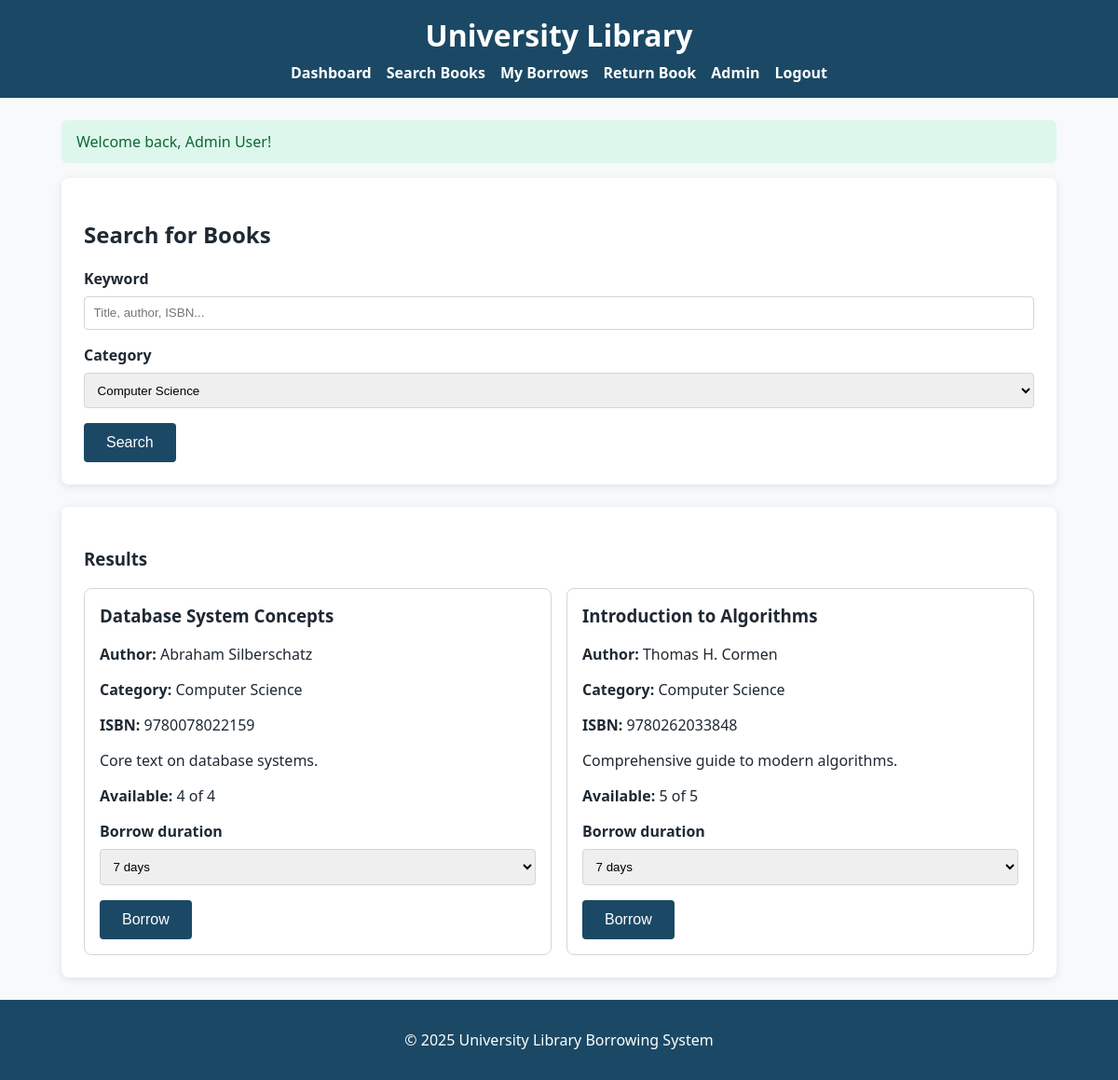
Page /browse_books.php?category=1 (signed in) on the committed database.
### tables this page shows
CREATE TABLE IF NOT EXISTS books (
    id INT AUTO_INCREMENT PRIMARY KEY,
    title VARCHAR(255) NOT NULL,
    author VARCHAR(255) NOT NULL,
    isbn VARCHAR(60) DEFAULT NULL,
    description TEXT,
    category_id INT DEFAULT NULL,
    total_quantity INT NOT NULL,
    quantity_available INT NOT NULL,
    cover_image VARCHAR(255) DEFAULT NULL,
    created_at TIMESTAMP DEFAULT CURRENT_TIMESTAMP,
    updated_at TIMESTAMP DEFAULT CURRENT_TIMESTAMP ON UPDATE CURRENT_TIMESTAMP,
    CONSTRAINT fk_books_category FOREIGN KEY (category_id) REFERENCES categories (id) ON DELETE SET NULL
);

CREATE TABLE IF NOT EXISTS categories (
    id INT AUTO_INCREMENT PRIMARY KEY,
    name VARCHAR(120) NOT NULL UNIQUE
);

### public/includes/functions.php (called while the page is built, shortened)
<?php
function sanitize(string $value): string {
    return htmlspecialchars($value, ENT_QUOTES, 'UTF-8');
}

### public/browse_books.php (the view, shortened to what this page needs)
<?php
require_once __DIR__ . '/includes/functions.php';
$searchTerm = trim($_GET['q'] ?? '');
$category = trim($_GET['category'] ?? '');
$conn = get_db_connection();
$query = "SELECT * FROM categories ORDER BY name";
$categories = $conn->query($query)->fetch_all(MYSQLI_ASSOC);
$sql = "SELECT b.*, c.name AS category_name
        FROM books b
        LEFT JOIN categories c ON c.id = b.category_id
        WHERE 1=1";
$params = [];
$types = '';
if ($category !== '') {
    $sql .= " AND c.id = ?";
    $params[] = $category;
    $types .= 'i';
}
$sql .= " ORDER BY b.title";
$stmt = $conn->prepare($sql);
if ($params) {
    $stmt->bind_param($types, ...$params);
}
$stmt->execute();
$books = $stmt->get_result()->fetch_all(MYSQLI_ASSOC);
include __DIR__ . '/includes/header.php';
?>
<section class="card">
    <h2>Search for Books</h2>
    <form method="get" action="" class="search-form">
        <label for="q">Keyword</label>
        <input type="text" name="q" id="q" placeholder="Title, author, ISBN..." value="<?= sanitize($searchTerm); ?>">
        <label for="category">Category</label>
        <select name="category" id="category">
            <?php foreach ($categories as $cat): ?>
                <option value="<?= $cat['id']; ?>" <?= $category === (string)$cat['id'] ? 'selected' : ''; ?>>
                    <?= sanitize($cat['name']); ?>
                </option>
            <?php endforeach; ?>
        </select>
        <button type="submit">Search</button>
    </form>
</section>
<section class="card">
    <h3>Results</h3>
    <?php if ($books): ?>
        <div class="search-grid">
            <?php foreach ($books as $book): ?>
                <div class="search-result">
                    <h3><?= sanitize($book['title']); ?></h3>
                    <p><strong>Author:</strong> <?= sanitize($book['author']); ?></p>
                    <p><strong>Category:</strong> <?= sanitize($book['category_name'] ?? 'Uncategorized'); ?></p>
                    <p><strong>ISBN:</strong> <?= sanitize($book['isbn']); ?></p>
                    <p><?= sanitize(mb_strimwidth($book['description'] ?? '', 0, 120, '...')); ?></p>
                    <p><strong>Available:</strong> <?= sanitize((string)$book['quantity_available']); ?> of <?= sanitize((string)$book['total_quantity']); ?></p>
                    <?php if ((int)$book['quantity_available'] > 0): ?>
                        <form method="post" action="process_borrow.php">
                            <label for="duration-<?= $book['id']; ?>">Borrow duration</label>
                            <select name="duration" id="duration-<?= $book['id']; ?>" required>
                                <option value="7">7 days</option>
                            </select>
                            <button type="submit">Borrow</button>
                        </form>
                    <?php else: ?>
                        <p class="badge overdue">Not available</p>
                    <?php endif; ?>
                </div>
            <?php endforeach; ?>
        </div>
    <?php else: ?>
        <p>No books found. Try adjusting your search.</p>
    <?php endif; ?>
</section>
<?php include __DIR__ . '/includes/footer.php'; ?>

### public/assets/css/styles.css (style rules this page uses)
:root { --primary: #1b4965; --secondary: #cae9ff; --accent: #62b6cb; --background: #f7f9fb; --text: #1f2933; }
* { box-sizing: border-box; }
body { font-family: 'Segoe UI', Tahoma, Geneva, Verdana, sans-serif; margin: 0; background: var(--background); color: var(--text); }
.card { background: white; padding: 1.5rem; border-radius: 8px; box-shadow: 0 2px 10px rgba(0, 0, 0, 0.1); margin-bottom: 1.5rem; }
form label { display: block; margin-bottom: 0.5rem; font-weight: 600; }
form input, form select, form textarea { width: 100%; padding: 0.6rem; margin-bottom: 1rem; border: 1px solid #d1d5db; border-radius: 4px; }
button, .button { background: var(--primary); color: white; border: none; padding: 0.75rem 1.5rem; border-radius: 4px; cursor: pointer; font-size: 1rem; }
.search-grid { display: grid; grid-template-columns: repeat(auto-fit, minmax(240px, 1fr)); gap: 1rem; }
.search-result { border: 1px solid #d1d5db; padding: 1rem; border-radius: 8px; background: white; }
.search-result h3 { margin-top: 0; }

### rows in the picture
books: title "Database System Concepts", author "Abraham Silberschatz", category.name "Computer Science", isbn "9780078022159", description "Core text on database systems.", quantity_available "4", total_quantity "4", duration "7 days"
books: title "Introduction to Algorithms", author "Thomas H. Cormen", category.name "Computer Science", isbn "9780262033848", description "Comprehensive guide to modern algorithms.", quantity_available "5", total_quantity "5", duration "7 days"

### other values in the picture
$flash['message'] "Welcome back, Admin User!"
form field category "Computer Science"
